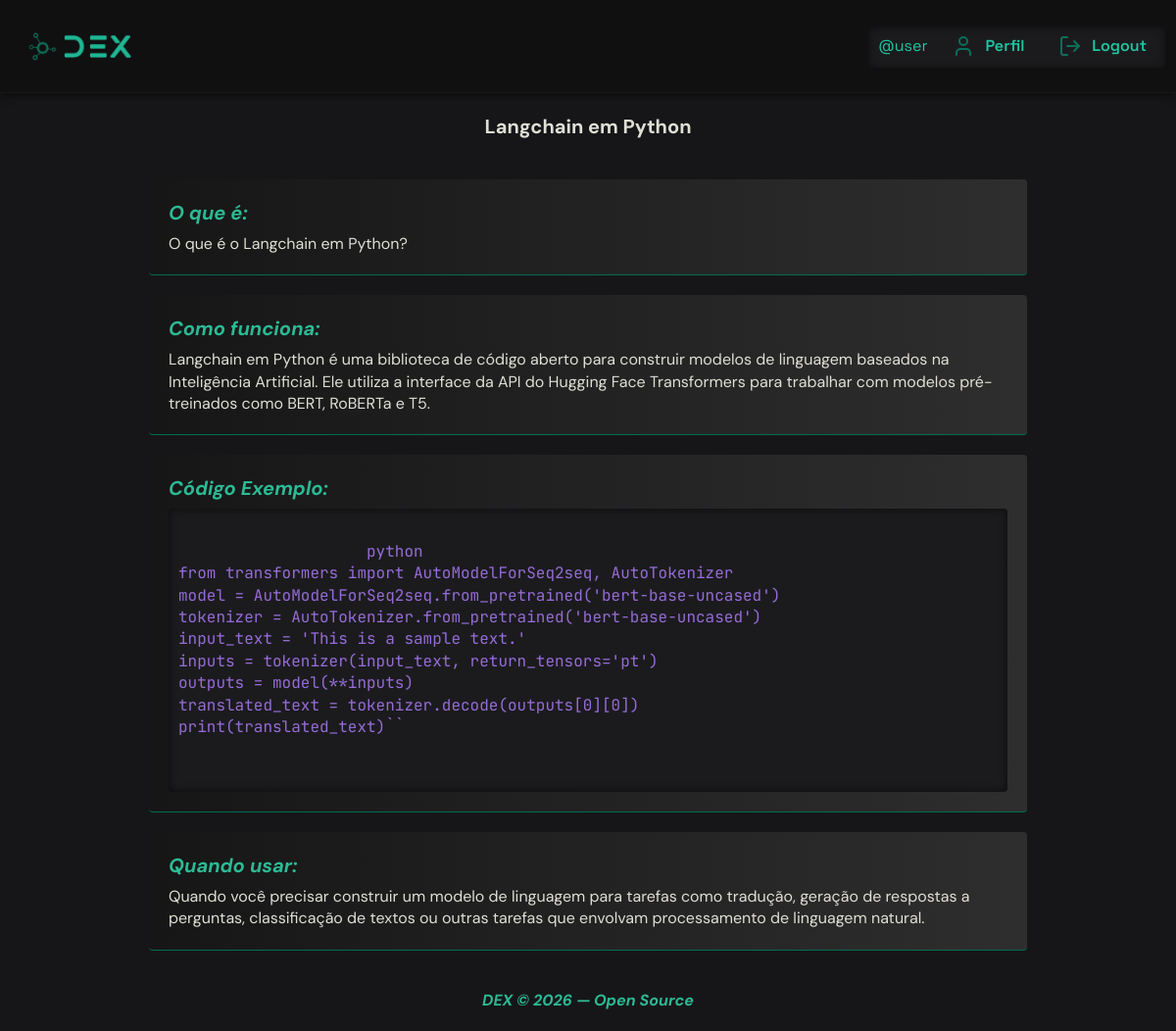
The page /search-detail/langchain-em-python/2/ (signed in) on the database its author committed.
### core/models.py (models this page shows, shortened)
class Search(models.Model):
    user = models.ForeignKey(User, on_delete=models.CASCADE)
    tag = models.ForeignKey(Tag, on_delete=models.SET_NULL, null=True)
    slug = models.SlugField(blank=True)
    query = models.CharField(max_length=255)
    what_is = models.TextField()
    how_it_works = models.TextField()
    code_example = models.TextField()
    when_to_use = models.TextField()
    created_at = models.DateTimeField(auto_now_add=True)

### core/views.py (the view)
# urls.py: path("search-detail/<slug:slug>/<int:id>/", search_detail, name="search_detail"),
@login_required
def search_detail(request, slug, id):
    data = get_object_or_404(Search, slug=slug, pk=id)
    return render(request, "search_detail.html", {"data": data})

### core/templates/search_detail.html (shortened to what this page needs)
{% extends 'base.html' %}
{% load static %}
{% block css %}
<link rel="stylesheet" href="{% static 'css/home.css' %}">{% endblock %}
{% block content%}
{% include "navbar.html" %}
<main>
    <h2>{{data.query}}</h2>
    <div class="containers">
        <div class="container">
            <h2 class="h2">O que é:</h2>
            <p class="text">{{data.what_is}}</p>
        </div>
        <div class="container">
            <h2 class="h2">Como funciona:</h2>
            <p class="text">{{data.how_it_works}}</p>
        </div>
        <div class="container code-cointaner">
            <h2 class="h2">Código Exemplo:</h2>
            <pre>
                <code>
                    {{data.code_example}}
                </code>
            </pre>
        </div>
        <div class="container">
            <h2 class="h2">Quando usar:</h2>
                <p class="text">{{data.when_to_use}}</p>
        </div>
    </div>
    <footer>
        <p class="copyright">DEX © 2026 — Open Source</p>
    </footer>
</main>
{% endblock %}

### core/templates/navbar.html (shortened to what this page needs)
{% load static %}
<header>
    <a href="{% url 'core:home' %}">
        <div class="img-wrapper">
            <img src="{% static 'images/dex-logo.png' %}" class="dex-logo" alt="DEX Logo">
        </div>
    </a>
    <nav class="navbar">
        {% if user.is_authenticated %}
        <span class="username">@{{user.username}}</span>
        <div class="nav-link-icon">
            <i class="icon" data-lucide="user"></i>
            <a href="{% url 'core:profile' %}" class="nav-link">Perfil</a>
        </div>
        <div class="nav-link-icon">
            <i class="icon" data-lucide="log-out"></i>
            <a href="{% url 'core:logout' %}" class="nav-link">Logout</a>
        </div>
        {% endif %}
    </nav>
</header>

### core/static/css/base.css (style rules this page uses)
:root { --text-color: #dfdfd6; --code-background-color: #161618; }
* { padding: 0; margin: 0; box-sizing: border-box; }
html { font-size: 62.5%; scroll-behavior: smooth; }
body { background-color: var(--code-background-color); color: var(--text-color); font-size: 1.6rem; line-height: 1.4; }

### core/static/css/navbar.css (style rules this page uses)
:root { --nav-link-color: #20C7A1; }
header { background-color: #101011; font-family: "Space Grotesk", sans-serif; width: 100%; height: auto; padding: 1rem; display: flex; align-items: center; justify-content: space-between; gap: 2rem; border-bottom: solid 1px rgba(32, 32, 32, 0.50); box-shadow: 0 2px 8px rgba(0, 0, 0, 0.6); }
.img-wrapper { display: flex; align-items: center; }
.dex-logo { height: auto; width: 15rem; object-fit: contain; }
.navbar { background-color: #1b1b1e; display: flex; align-items: center; justify-content: center; gap: 1.5rem; padding: 0.5rem 1rem; box-shadow: inset 0 2px 10px rgba(0, 0, 0, 0.6); border-radius: 0.4rem; }
.nav-link-icon { display: flex; gap: 1rem; padding: 0.5rem 1rem; align-items: center; justify-content: center; }
.username { color: var(--nav-link-color); }
.nav-link { color: var(--nav-link-color); text-decoration: none; font-weight: 600; transition: all 0.3s ease-in-out; cursor: pointer; }
.icon { color: #0b6f59; }

### core/static/css/home.css (style rules this page uses)
main { font-family: "DM Sans", sans-serif; display: flex; flex-direction: column; align-items: center; justify-content: center; gap: 2rem; padding: 2rem; margin: 0 auto; }
h2 { font-size: 2rem; }
.h2 { color: #2cba94; align-self: flex-start; font-style: italic; margin-bottom: 0.7rem; }
.containers { display: flex; flex-direction: column; gap: 2rem; margin: 0 auto; padding: 2rem; align-items: center; justify-content: center; }
.container { background-image: linear-gradient(to right, rgb(22, 22, 22), rgb(47, 46, 46)); width: 80%; padding: 2rem; border-bottom: solid 1px #006f51; border-radius: 0.4rem; padding: 2rem; }
pre { font-family: "JetBrains Mono", monospace; color: #af7cfcd5; background-color: #1b1b1e; box-shadow: inset 0 0px 8px rgba(0, 0, 0, 0.6); padding: 1rem; border-radius: 0.4rem; overflow-x: auto; align-items: flex-start; }
code { font-family: "JetBrains Mono", monospace; }
.copyright { color: #2cba94; font-style:italic; font-weight: bold; }

### rows shown on the page
Search: query "Langchain em Python", what_is "O que é o Langchain em Python?", how_it_works "Langchain em Python é uma biblioteca de código aberto para construir modelos de linguagem baseados na Inteligência Artificial. Ele utiliza a interface da API do Hugging Face Transformers para trabalhar com modelos pré-treinados como BERT, RoBERTa e T5.", code_example "python from transformers import AutoModelForSeq2seq, AutoTokenizer model = AutoModelForSeq2seq.from_pretrained('bert-base-uncased') tokenizer = AutoTokenizer.from_pretrained('bert-base-uncased') input_text = 'This is a sample text.' inputs = tokenizer(input_text, return_tensors='pt') outputs = model(**inputs) translated_text = tokenizer.decode(outputs[0][0]) print(translated_text)``", when_to_use "Quando você precisar construir um modelo de linguagem para tarefas como tradução, geração de respostas a perguntas, classificação de textos ou outras tarefas que envolvam processamento de linguagem natural."

### other values the page prints
{{ user.username }} "user"
